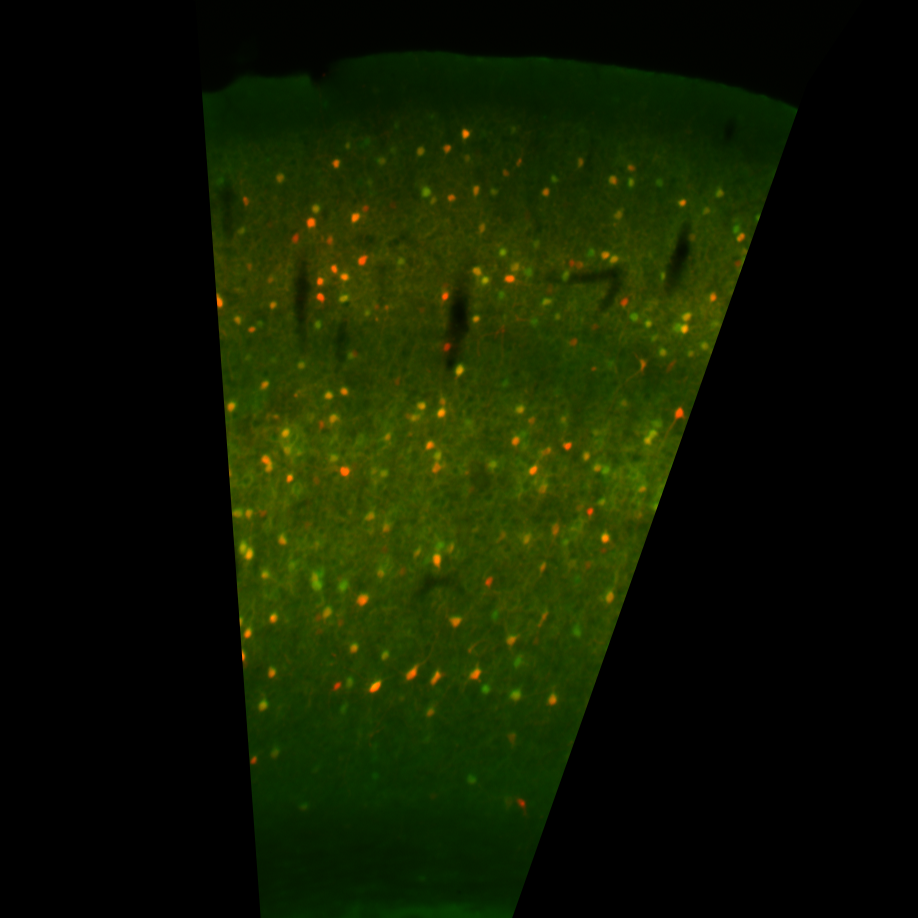
#> input picture 180904_ImageJ_Test_Scn1aE2_Cells.tif, 918 x 918 px, found by its file name
$ python greg.py   (older library calls are emulated)
#> lines starting #> are read from the running program, lines starting #| are printed output that depends on the picture; after the words box and inside, x2 and y2 are one past the last pixel; in counts of white or black regions, pixels touching at a corner belong together
# -*- coding: utf-8 -*-
"""
Created on Fri Sep  7 14:41:32 2018

@author: gqs0108
"""

import numpy as np
from matplotlib import pyplot as plt
import cv2
import scipy.ndimage as ndi
import scipy.signal as ssi
import skimage.measure as skm
from skimage.feature import peak_local_max
from skimage.morphology import watershed

im = cv2.imread('180904_ImageJ_Test_Scn1aE2_Cells.tif')
#> im is the input picture: shape (918, 918, 3); mean B, G, R 0, 25.1, 15.8
blue, green, red = cv2.split(im)
#> blue: shape (918, 918); every value is 0

green = green.astype(float)
proto1 = green[356:380,450:470]
proto2 = green[770:785,464:479]
proto3 = green[646:661,378:391]
proto4 = green[425:438,279:297]
proto5 = green[356:371,637:647]
proto6 = green[530:545,274:289]
proto7 = green[576:592,335:350]
proto8 = green[682:695,479:491]
protos = [proto1,proto2,proto3,proto4,proto5,proto6,proto7,proto8]
xcs = []

for proto in protos:
    xcs.append(ssi.correlate2d(green, proto,'same'))
#> this loop made 8 passes
#> after the loop, xcs = 8 items
xc = np.mean(xcs)
#> xc = 479897.4

gwn = green.copy()
for i in range(gwn.shape[0]):
    zm = green[i,:] == 0
    gwn[i,zm] = np.random.randn(np.sum(zm))*np.std(green[i,~zm]) + np.mean(green[i,~zm])
    ones = np.where(zm == 0)[0]
    fo = ones.min()
    lo = ones.max()
    gwn[i,0:fo+4] = ndi.filters.gaussian_filter1d(gwn[i,0:fo+4], 4)
    gwn[i,lo-4:] = ndi.filters.gaussian_filter1d(gwn[i,lo-4:], 4)
#> this loop made 918 passes
#> (fo, lo) on passes 1 to 3: (193, 862), (195, 861), (195, 860)
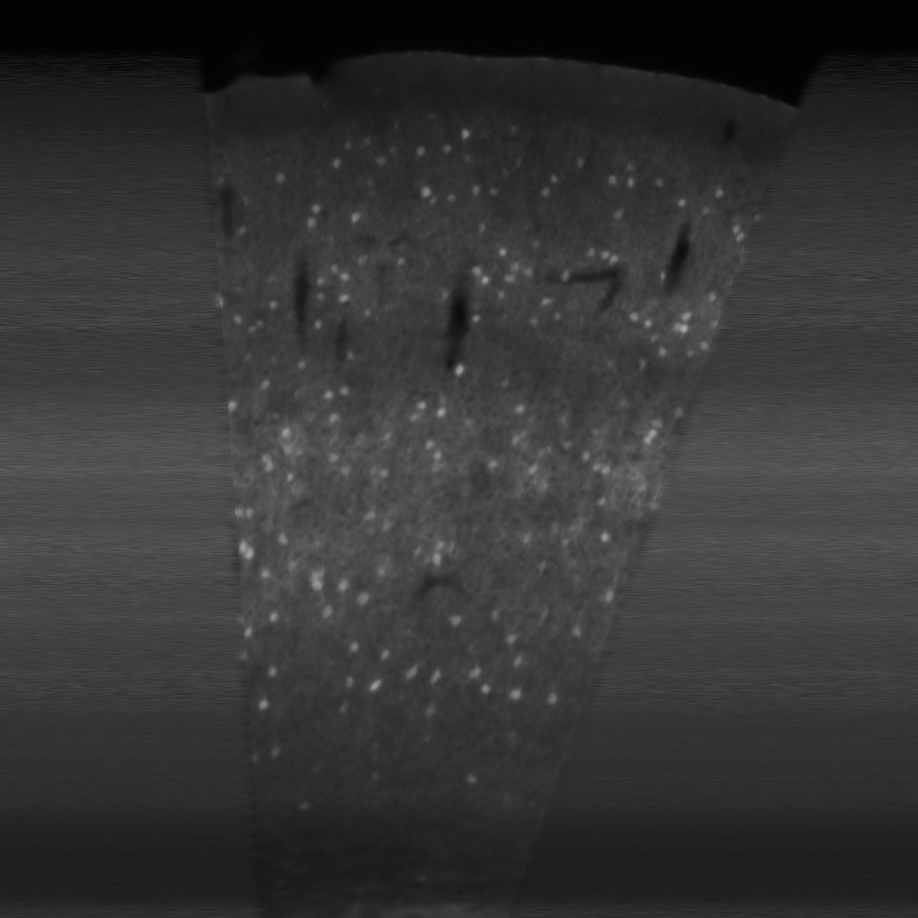
#> gwn: shape (918, 918) float64; min 1.29, max 172, mean 52.8


xc = ssi.correlate2d(gwn, proto-proto.mean(), 'valid')

bxc = xc > xc.max()/8
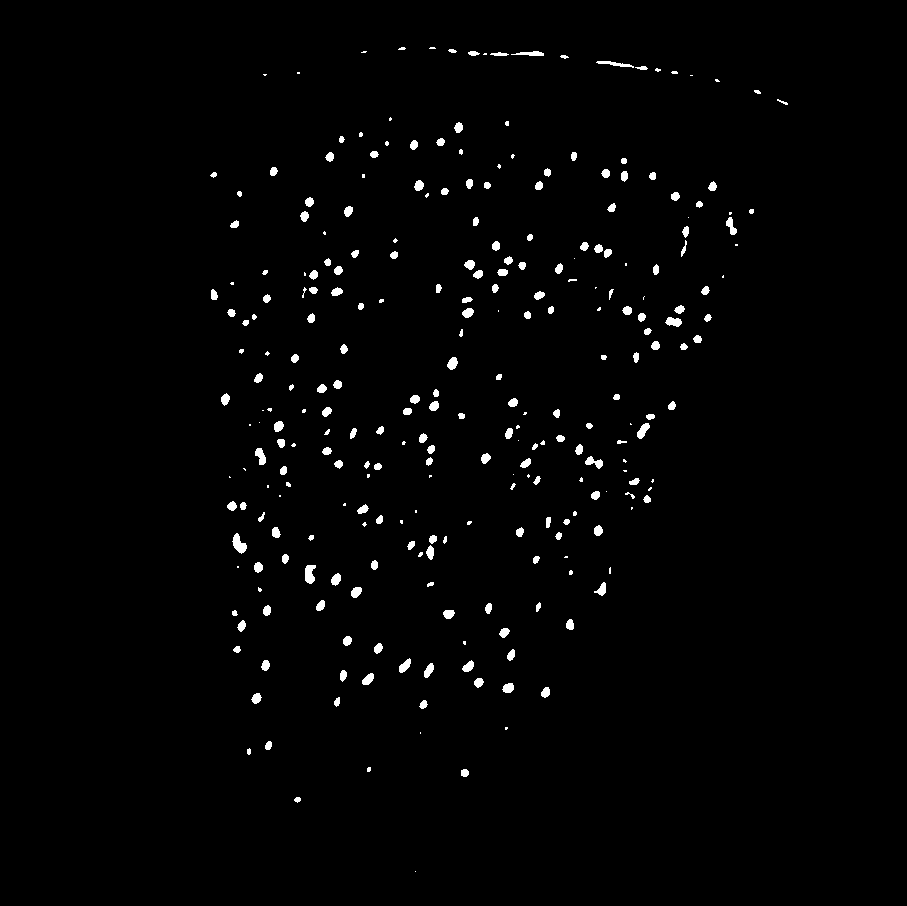
#> bxc: shape (906, 907) bool; 1.5% white; 278 white regions (81 under 20 px)
labels,n = ndi.label(bxc)
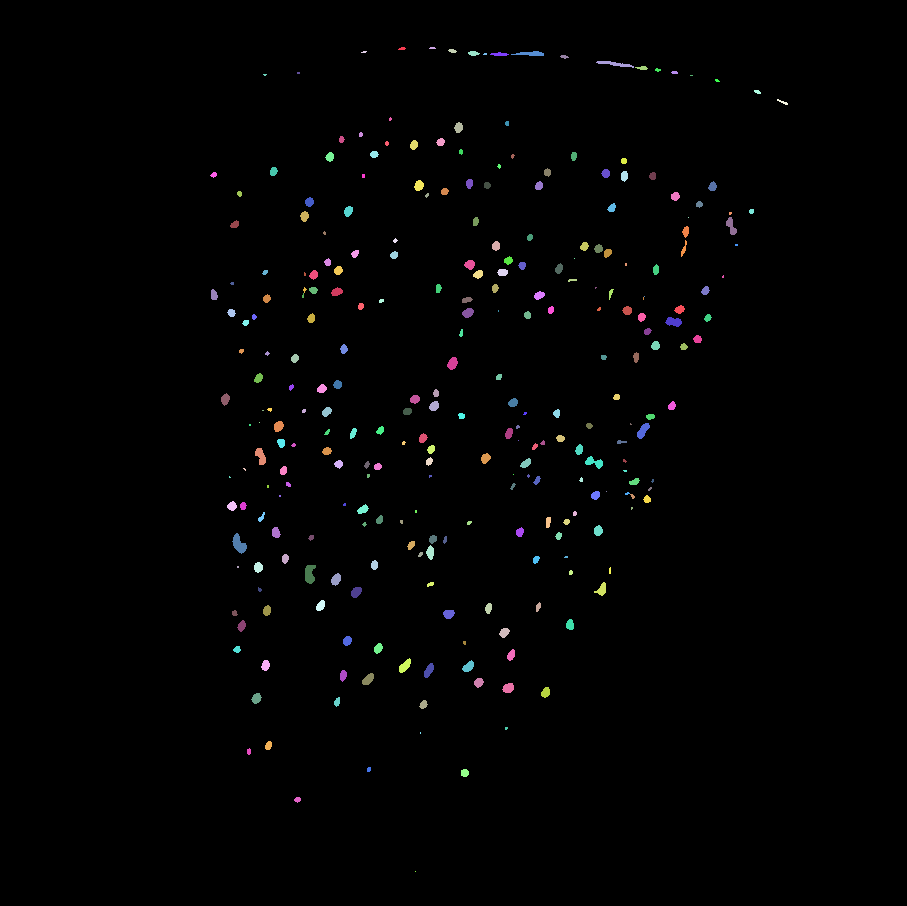
#> labels: shape (906, 907) int32; 282 distinct labels, from 0 to 281; one colour per label, 0 black
#> n = 281
props = skm.regionprops(labels)
#> props = 281 regions; largest, box (x1, y1, x2, y2) and area: (232, 533, 247, 554) 172, (305, 565, 316, 584) 158, (255, 448, 266, 465) 121, (585, 456, 603, 469) 118, (665, 317, 682, 327) 117
bxc2 = bxc.copy()
for prop in props:
    if prop.area > 250 or prop.eccentricity < .4:
        bxc2[prop.coords[:,0],prop.coords[:,1]] = 0
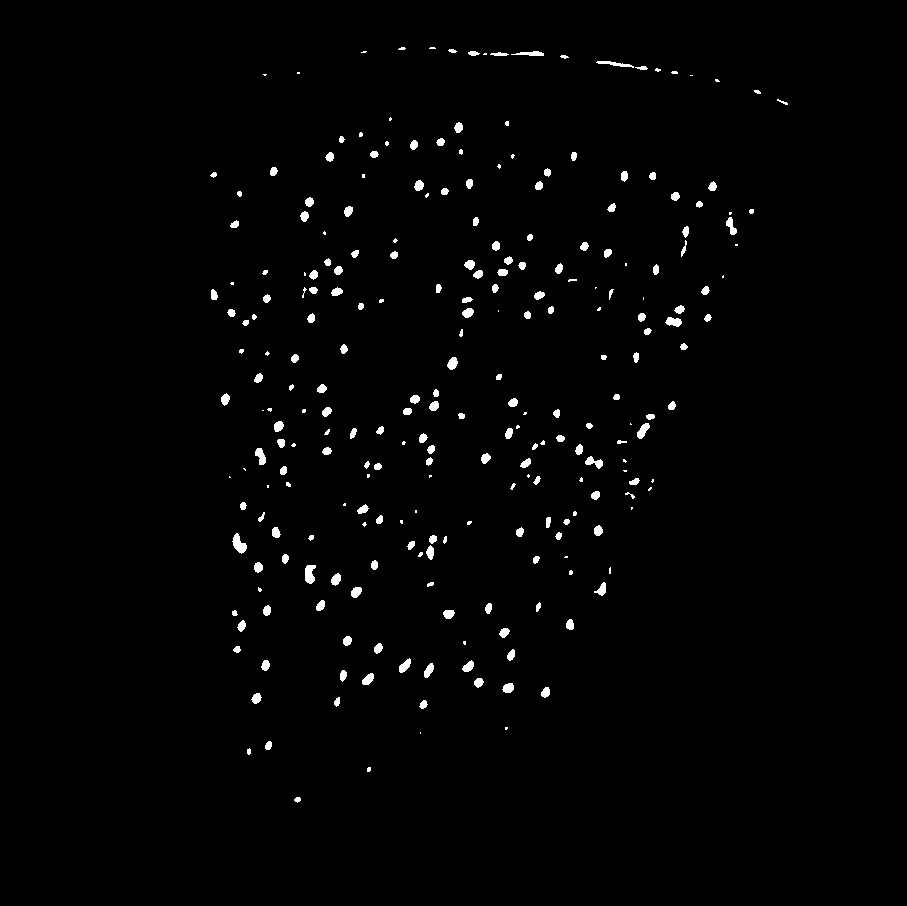
#> bxc2: shape (906, 907) bool; 1.4% white; 256 white regions (71 under 20 px), largest, box (x1, y1, x2, y2) and area: (232, 533, 247, 554) 172, (305, 565, 316, 584) 158, (255, 448, 266, 465) 121

distance = ndi.distance_transform_edt(bxc2)
local_maxi = peak_local_max(distance, indices=False, num_peaks=len(props), min_distance=10, labels=bxc2)
#> local_maxi: shape (906, 907) bool; 0.03% white in thin lines or dots, all inside (x1, y1, x2, y2) = (214, 47, 784, 800)
markers = ndi.label(local_maxi)[0]
#> markers: shape (906, 907) int32; 238 distinct labels, from 0 to 237
labels2 = watershed(-distance, markers, mask=bxc2)
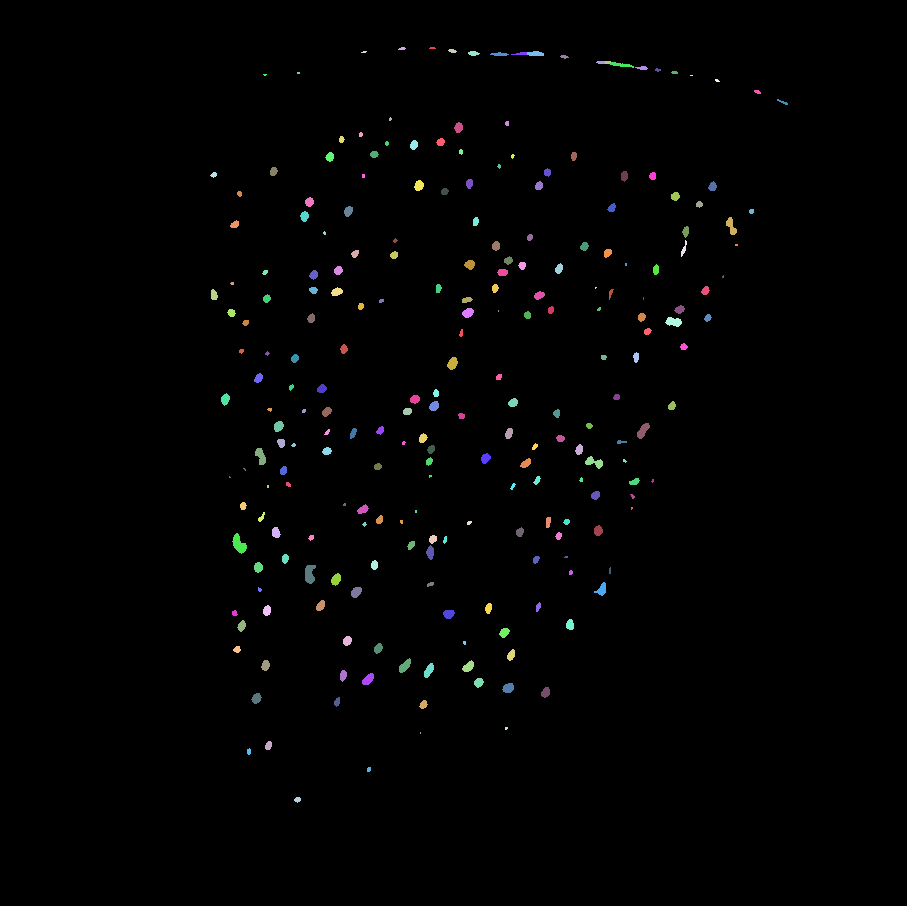
#> labels2: shape (906, 907) int32; 238 distinct labels, from 0 to 237; one colour per label, 0 black
props2 = skm.regionprops(labels2)
#> props2 = 237 regions; largest, box (x1, y1, x2, y2) and area: (232, 533, 247, 554) 172, (305, 565, 316, 584) 158, (255, 448, 266, 465) 121, (585, 456, 603, 469) 118, (665, 317, 682, 327) 117

plt.figure()
plt.imshow(green)
plt.figure()
plt.imshow(gwn)
plt.figure()
plt.imshow(xc)
plt.figure()
plt.imshow(green)
plt.imshow(ndi.interpolation.shift(bxc2, [3,3]), alpha=.1)
plt.figure()
plt.imshow(bxc)
for p in props:
    mr,mc,mar,mac = p.bbox
    plt.plot([mc,mc],[mr,mar])
    plt.plot([mc,mac],[mr,mr])
    plt.plot([mc,mac],[mar,mar])
    plt.plot([mac,mac],[mr,mar])
#> this loop made 281 passes
#> (mr, mc, mar, mac) on passes 1 to 3: (47, 398, 50, 406), (47, 429, 49, 436), (49, 448, 53, 457)
plt.figure()
plt.imshow(bxc2)
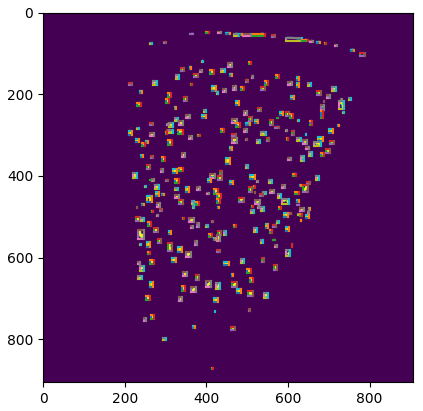
#> figure drawn by matplotlib, 1 panel
